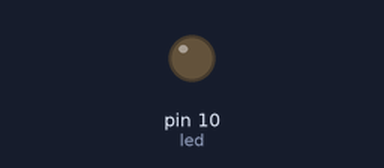
Bench run of a sketch on a simulated Arduino Uno, built with avr-gcc and run on an emulated ATmega328P. Parts: output pins drawn as LEDs (lit = HIGH).

Above: at 0.05 s.
At 1.4 s:
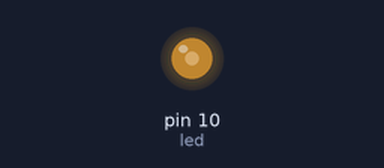
At 2.8 s:
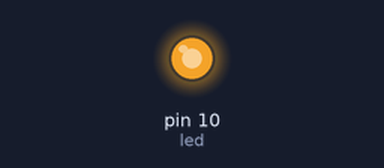
At 5.6 s:
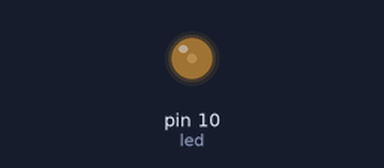
Timing chart, 0 to 8.0 s (numbered marks = the images above):
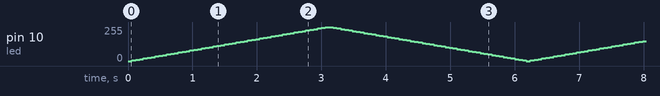

The sketch:

PMW_sep26a.ino
```cpp
int led=10;
int i;

void setup()
{
pinMode(led, OUTPUT);
}


void loop()
{
 for(i;i<=255;i=i+5)
 {
  analogWrite(led,i);
  delay(60);
 }
 for(i=255;0<i;i=i-5)


 {
  analogWrite(led,i);
  delay(60);
 }
}
```
